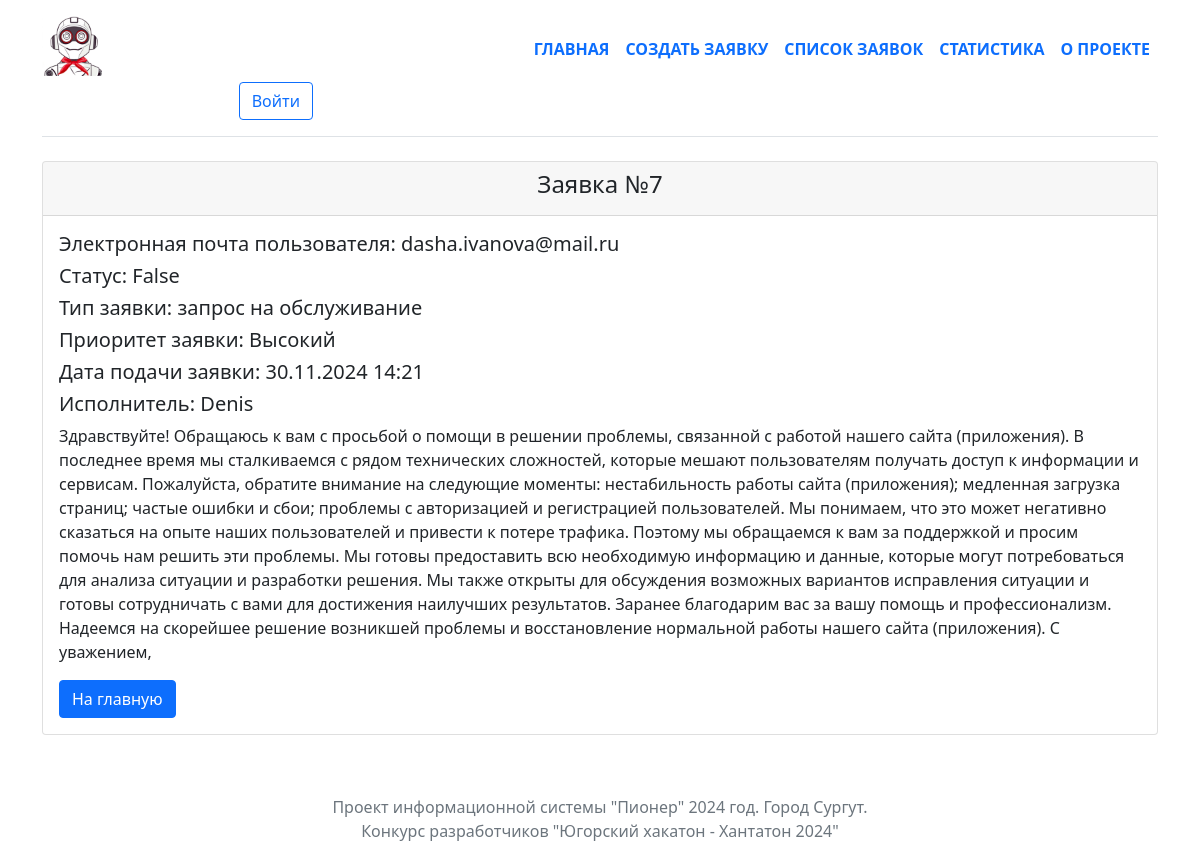
Screenshot of /task/7/ with the database file from the repository.
### tasks/models.py (models this page shows, shortened)
class Task(models.Model):
    title = models.CharField(max_length=1024, null=True)
    message = models.TextField()
    authors = models.CharField(max_length=1024)
    contractor = models.ForeignKey(User, on_delete=models.CASCADE, null=True)
    created = models.DateTimeField("date published", auto_now_add= True)
    closed = models.BooleanField(default=False)
    typetask = models.ForeignKey(TypeTask, on_delete=models.CASCADE, null=True)
    priority = models.ForeignKey(Priority, on_delete=models.CASCADE, null=True)

class TypeTask(models.Model):
    type = models.CharField(max_length=50, null=True)
    def __str__(self):
        return self.type

class Priority(models.Model):
    level = models.CharField(max_length=50, null=True)
    def __str__(self):
        return self.level

### tasks/views.py (the view)
# urls.py: path("task/<int:task_id>/", views.task_info, name="task_info"),
def task_info(request, task_id):
    task = Task.objects.get(id=task_id)
    return render(request, 'tasks/task_info.html', {'task': task})

### tasks/templates/tasks/task_info.html
{% extends "tasks/base.html" %}
{% block content %}
    <div class="container">
        <div class="row">
            <div class="col-lg-12">
                <div class="card">
                    <div class="card-header">
                    <h4 class="text-center text">Заявка №{{ task.pk }}</h4>
                    </div>
                    <div class="card-body">
                        <h5 class="card-title">Электронная почта пользователя: {{ task.authors }}</h5>
                        <h5 class="card-title">Статус: {{ task.closed }}</h5>
                        <h5 class="card-title">Тип заявки: {{ task.typetask }}</h5>
                        <h5 class="card-title">Приоритет заявки: {{ task.priority }}</h5>
                        <h5 class="card-title">Дата подачи заявки: {{ task.created|date:'d.m.Y H:i' }}</h5>
                        <h5 class="card-title">Исполнитель: {{ task.contractor }}</h5>
                        <p class="card-text">{{ task.message }}</p>
                        <a href="/" class="btn btn-primary">На главную</a>
                    </div>
                </div>
            </div>
        </div>
    </div>
{% endblock %}

### rows the page displays
Task: pk "7", authors "dasha.ivanova@mail.ru", closed "False", typetask "запрос на обслуживание", priority "Высокий", created "30.11.2024 14:21", contractor "Denis", message "Здравствуйте! Обращаюсь к вам с просьбой о помощи в решении проблемы, связанной с работой нашего сайта (приложения). В последнее время мы сталкиваемся с рядом технических сложностей, которые мешают пользователям получать доступ к информации и сервисам. Пожалуйста, обратите внимание на следующие моменты: нестабильность работы сайта (приложения); медленная загрузка страниц; частые ошибки и сбои; проблемы с авторизацией и регистрацией пользователей. Мы понимаем, что это может негативно сказаться на опыте наших пользователей и привести к потере трафика. Поэтому мы обращаемся к вам за поддержкой и просим помочь нам решить эти проблемы. Мы готовы предоставить всю необходимую информацию и данные,…"
